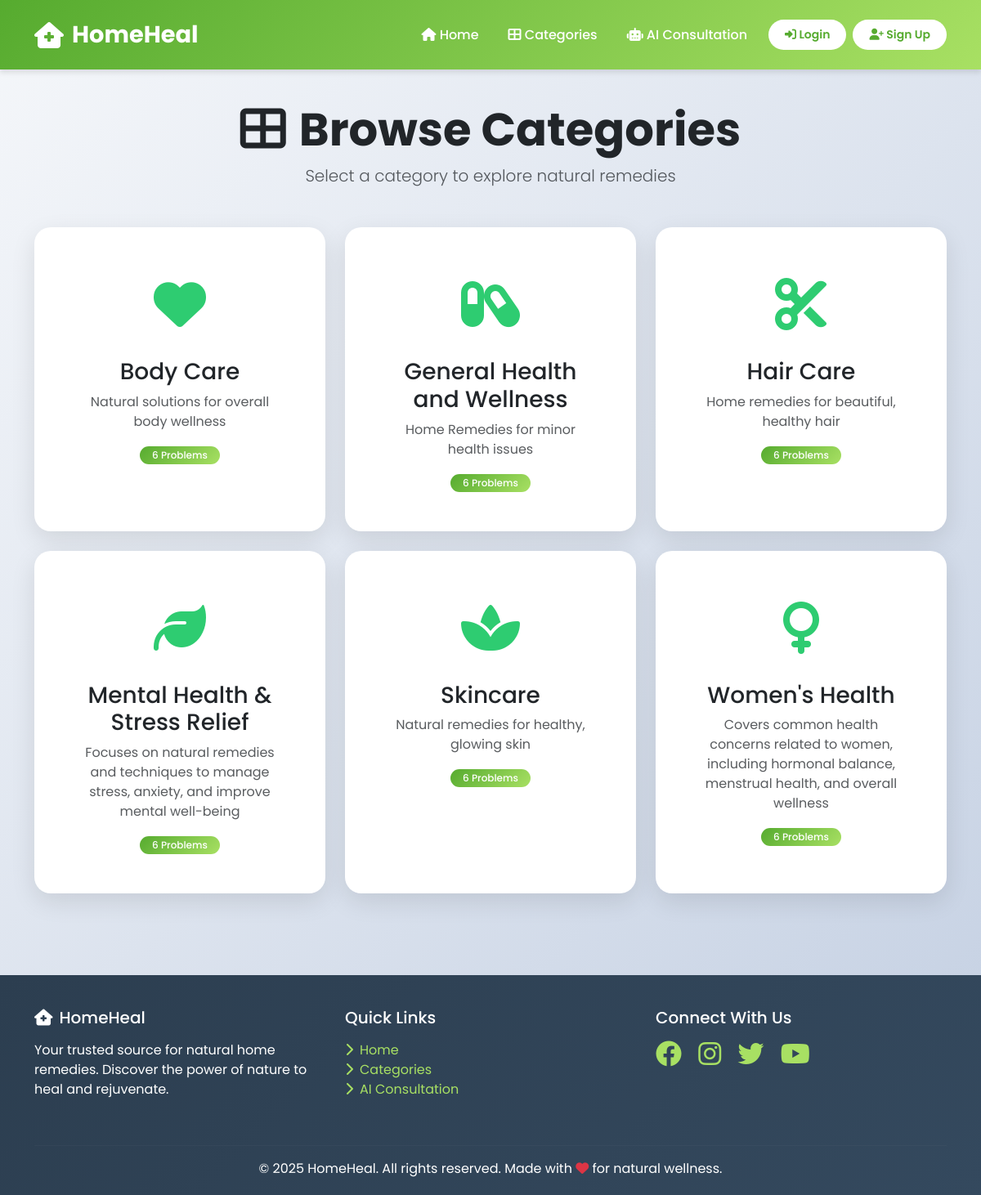
Page /categories/ on the committed database.
### remedies/models.py (models this page shows, shortened)
class Category(models.Model):
    name = models.CharField(max_length=50)
    description = models.TextField(blank=True)
    icon = models.CharField(max_length=50, blank=True)  # For Font Awesome icons
    slug = models.SlugField(unique=True)
    created_at = models.DateTimeField(auto_now_add=True)
    class Meta:
        verbose_name_plural = "Categories"
        ordering = ['name']

### remedies/views.py (the view)
# urls.py: path('categories/', remedy_views.categories_view, name='categories'),
def categories_view(request):
    categories = Category.objects.annotate(problem_count=Count('problems'))
    return render(request, 'remedies/categories.html', {'categories': categories})

### templates/remedies/categories.html (shortened to what this page needs)
{% extends 'base.html' %}
{% block content %}
<div class="container">
    <div class="text-center mb-5">
        <h1 class="display-4 fw-bold">
            <i class="fas fa-th-large me-3"></i>Browse Categories
        </h1>
        <p class="lead text-muted">Select a category to explore natural remedies</p>
    </div>
    <div class="row g-4">
        {% for category in categories %}
        <div class="col-md-4">
            <a href="{% url 'category_detail' category.slug %}" class="text-decoration-none">
                <div class="card h-100">
                    <div class="card-body text-center p-5">
                        <div style="font-size: 4rem; color: var(--primary-color);">
                            {% if category.icon %}
                                <i class="fas {{ category.icon }}"></i>
                            {% else %}
                                <i class="fas fa-leaf"></i>
                            {% endif %}
                        </div>
                        <h3 class="card-title mt-3">{{ category.name }}</h3>
                        <p class="text-muted">{{ category.description }}</p>
                        <span class="badge badge-custom">
                            {{ category.problem_count }} Problem{{ category.problem_count|pluralize }}
                        </span>
                    </div>
                </div>
            </a>
        </div>
        {% endfor %}
    </div>
</div>
{% endblock %}

### templates/base.html (shortened to what this page needs)
<!DOCTYPE html>
<html lang="en">
<head>
    {% load static %}
    <link href="https://cdn.jsdelivr.net/npm/bootstrap@5.3.0/dist/css/bootstrap.min.css" rel="stylesheet">
    <link rel="stylesheet" href="https://cdnjs.cloudflare.com/ajax/libs/font-awesome/6.4.0/css/all.min.css">
</head>
<body>
    <nav class="navbar navbar-expand-lg navbar-dark sticky-top">
        <div class="container">
            <a class="navbar-brand" href="{% url 'home' %}">
                <i class="fas fa-house-medical"></i>
                HomeHeal
            </a>
            <div class="collapse navbar-collapse" id="navbarNav">
                <ul class="navbar-nav ms-auto align-items-center">
                    <li class="nav-item">
                        <a class="nav-link" href="{% url 'home' %}">
                            <i class="fas fa-home"></i> Home
                        </a>
                    </li>
                    <li class="nav-item">
                        <a class="nav-link" href="{% url 'categories' %}">
                            <i class="fas fa-th-large"></i> Categories
                        </a>
                    </li>
                    <li class="nav-item">
                        <a class="nav-link" href="{% url 'ai_consultation' %}">
                            <i class="fas fa-robot"></i> AI Consultation
                        </a>
                    </li>
                    {% if user.is_authenticated %}
                        <li class="nav-item">
                            <a class="nav-link" href="{% url 'favorites' %}">
                                <i class="fas fa-heart"></i> Favorites
                            </a>
                        </li>
                        <li class="nav-item">
                            <a class="nav-link" href="{% url 'profile' %}">
                                <i class="fas fa-user"></i> Profile
                            </a>
                        </li>
                        <li class="nav-item ms-2">
                            <a href="{% url 'logout' %}" class="btn btn-custom btn-sm">
                                <i class="fas fa-sign-out-alt"></i> Logout
                            </a>
                        </li>
                    {% else %}
                        <li class="nav-item ms-2">
                            <a href="{% url 'login' %}" class="btn btn-custom btn-sm me-2">
                                <i class="fas fa-sign-in-alt"></i> Login
                            </a>
                        </li>
                        <li class="nav-item">
                            <a href="{% url 'signup' %}" class="btn btn-custom btn-sm">
                                <i class="fas fa-user-plus"></i> Sign Up
                            </a>
                        </li>
                    {% endif %}
                </ul>
            </div>
        </div>
    </nav>
    <div class="content-wrapper">
        {% block content %}{% endblock %}
    </div>
    <footer class="footer">
        <div class="container">
            <div class="row">
                <div class="col-md-4 mb-4">
                    <h5 class="mb-3">
                        <i class="fas fa-house-medical me-2"></i>HomeHeal
                    </h5>
                    <p>Your trusted source for natural home remedies. Discover the power of nature to heal and rejuvenate.</p>
                </div>
                <div class="col-md-4 mb-4">
                    <h5 class="mb-3">Quick Links</h5>
                    <ul class="list-unstyled">
                        <li><a href="{% url 'home' %}"><i class="fas fa-chevron-right me-2"></i>Home</a></li>
                        <li><a href="{% url 'categories' %}"><i class="fas fa-chevron-right me-2"></i>Categories</a></li>
                        <li><a href="{% url 'ai_consultation' %}"><i class="fas fa-chevron-right me-2"></i>AI Consultation</a></li>
                    </ul>
                </div>
                <div class="col-md-4 mb-4">
                    <h5 class="mb-3">Connect With Us</h5>
                    <div class="social-links">
                        <a href="#" class="me-3"><i class="fab fa-facebook fa-2x"></i></a>
                        <a href="#" class="me-3"><i class="fab fa-instagram fa-2x"></i></a>
                        <a href="#" class="me-3"><i class="fab fa-twitter fa-2x"></i></a>
                        <a href="#"><i class="fab fa-youtube fa-2x"></i></a>
                    </div>
                </div>
            </div>
            <hr style="border-color: rgba(255,255,255,0.1);">
            <div class="text-center">
                <p class="mb-0">&copy; 2025 HomeHeal. All rights reserved. Made with <i class="fas fa-heart text-danger"></i> for natural wellness.</p>
            </div>
        </div>
    </footer>
</body>
</html>

### templates/base.html (style rules this page uses)
:root { --primary-color: #2ecc71; --secondary-color: #27ae60; --accent-color: #3498db; --dark-color: #2c3e50; --light-color: #ecf0f1; --gradient-start: #56ab2f; --gradient-end: #a8e063; }
* { margin: 0; padding: 0; box-sizing: border-box; }
body { font-family: 'Poppins', sans-serif; background: linear-gradient(135deg, #f5f7fa 0%, #c3cfe2 100%); min-height: 100vh; }
.navbar { background: linear-gradient(135deg, var(--gradient-start) 0%, var(--gradient-end) 100%); box-shadow: 0 4px 6px rgba(0,0,0,0.1); padding: 1rem 0; }
.navbar-brand { font-weight: 700; font-size: 1.8rem; color: white !important; display: flex; align-items: center; gap: 10px; }
.navbar-brand i { font-size: 2rem; }
.nav-link { color: white !important; font-weight: 500; margin: 0 10px; transition: all 0.3s ease; position: relative; }
.nav-link::after { content: ''; position: absolute; bottom: 0; left: 50%; width: 0; height: 2px; background: white; transition: all 0.3s ease; transform: translateX(-50%); }
.btn-custom { background: white; color: var(--gradient-start); border: none; padding: 8px 20px; border-radius: 25px; font-weight: 600; transition: all 0.3s ease; }
.content-wrapper { min-height: calc(100vh - 200px); padding: 40px 0; }
.card { border: none; border-radius: 20px; box-shadow: 0 10px 30px rgba(0,0,0,0.1); transition: all 0.3s ease; overflow: hidden; }
.footer { background: linear-gradient(135deg, var(--dark-color) 0%, #34495e 100%); color: white; padding: 40px 0 20px; margin-top: 60px; }
.footer a { color: var(--gradient-end); text-decoration: none; transition: all 0.3s ease; }
.badge-custom { background: linear-gradient(135deg, var(--gradient-start) 0%, var(--gradient-end) 100%); padding: 5px 15px; border-radius: 20px; font-weight: 500; }

### rows in the picture
Category: name "Body Care", description "Natural solutions for overall body wellness", problem_count "6"
Category: name "General Health and Wellness", description "Home Remedies for minor health issues", problem_count "6"
Category: name "Hair Care", description "Home remedies for beautiful, healthy hair", problem_count "6"
Category: name "Mental Health & Stress Relief", description "Focuses on natural remedies and techniques to manage stress, anxiety, and improve mental well-being", problem_count "6"
Category: name "Skincare", description "Natural remedies for healthy, glowing skin", problem_count "6"
Category: name "Women's Health", description "Covers common health concerns related to women, including hormonal balance, menstrual health, and overall wellness", problem_count "6"
